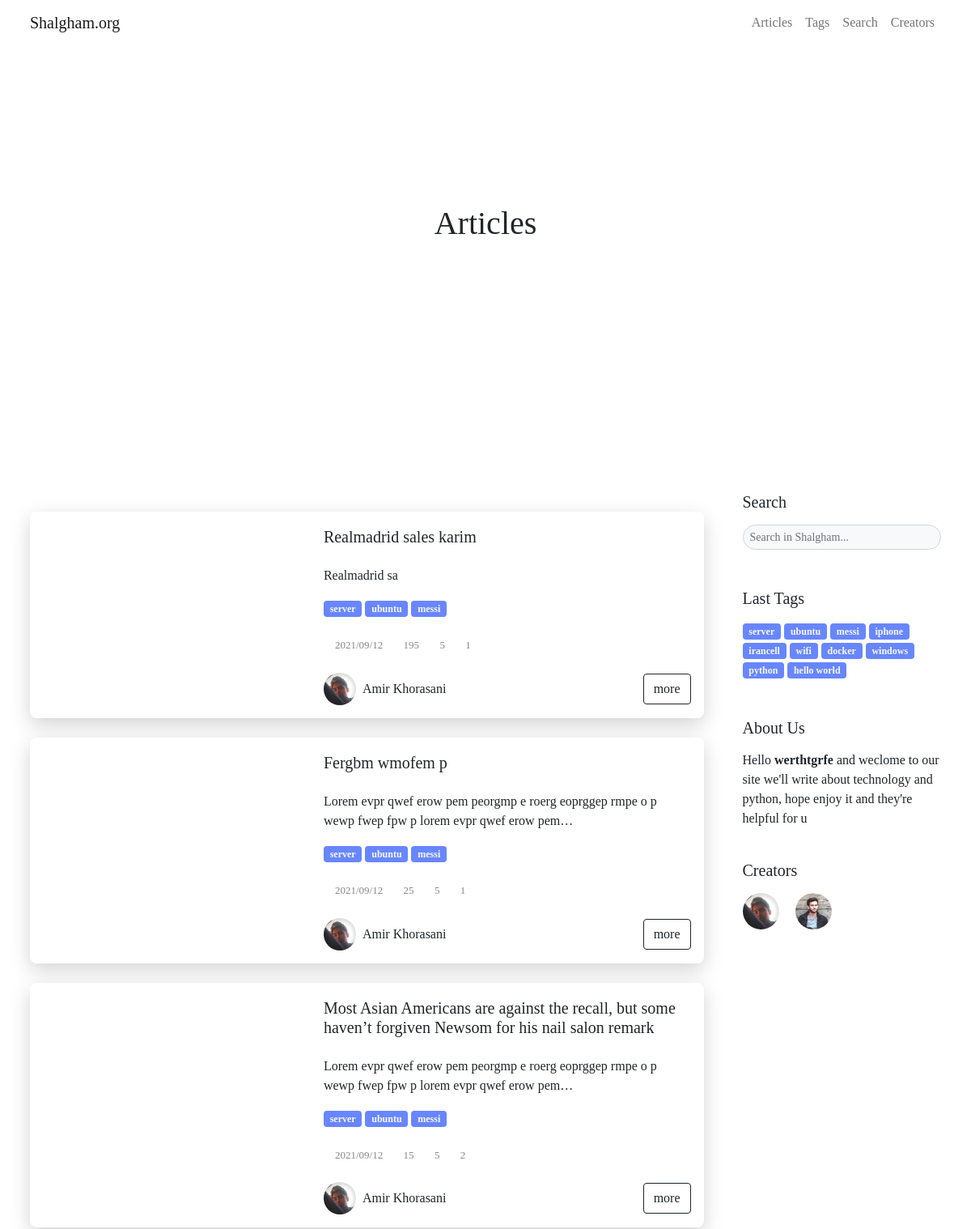
/articles (upper part), run on an earlier commit of the app's database.
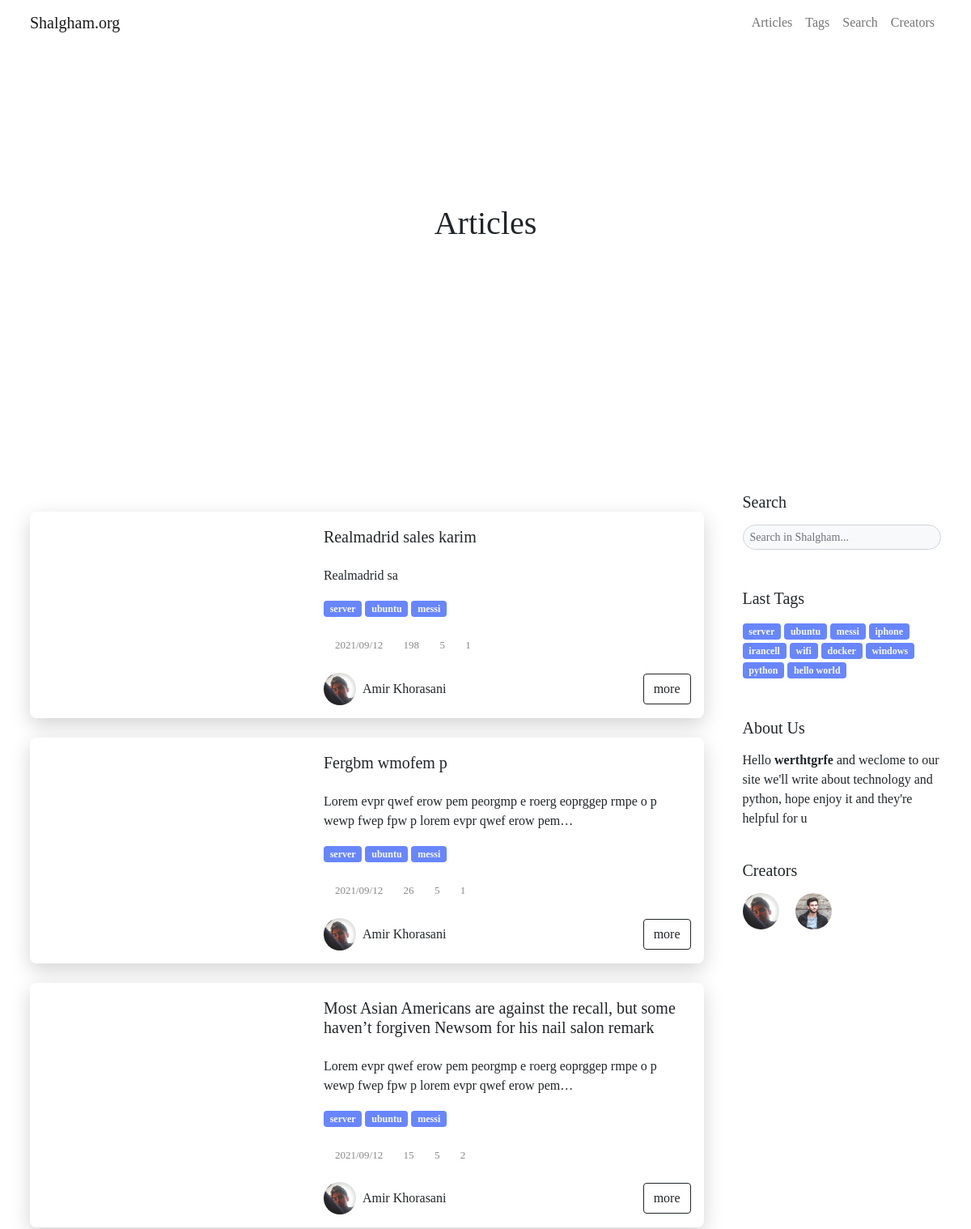
And on a later commit of the database.
### blog/models.py (models this page shows, shortened)
class Article(models.Model):
    title_en   = models.CharField(max_length=200) # english title
    desc_en    = models.TextField() # english description for article in home
    body_en    = RichTextUploadingField() # english body
    slug       = models.SlugField(max_length=100,unique=True) # slug of the article
    short_slug = models.SlugField(editable=False) # auto created in auto_slug_article function
    views      = models.IntegerField(default=0) # number of views this article
    status     = models.BooleanField(default=True) # article status => true:publish , false:draft
    created    = models.DateTimeField(auto_now_add=True) # auto complete created time
    updated    = models.DateTimeField(auto_now=True) # auto compelete last update
    author     = models.ForeignKey(User,editable=False,null=True,on_delete=models.SET_NULL,related_name='articles') # auto delete article on delete author
    category   = models.ManyToManyField(Category,blank=True,related_name='articles') # article categories
    thumbnail  = models.ImageField(upload_to='articles') # article thumbnail in post card and main page
    readtime   = models.IntegerField(default=0) # suggested time for readnig the article
    class Meta:
        verbose_name_plural = 'Articles'
        ordering            = ['-created'] # for new to old sorting in admin panel
    objects = ArticleManager() # set managers for this class
    def simple_created(self):
        return self.created.strftime("%Y/%m/%d")
    simple_created.short_description = "created"

class Comment(models.Model):
    admin    = models.ForeignKey(User,editable=False,default=None,null=True,on_delete=models.SET_NULL)
    article  = models.ForeignKey(Article,on_delete=models.CASCADE,related_name='comments')
    name     = CharField(max_length=50)
    desc     = RichTextField()
    created  = models.DateTimeField(auto_now_add=True) # date of comment creation
    reply_to = models.ForeignKey('self',null=True,blank=True,on_delete=models.CASCADE,related_name='replies') # for reply comments
    status   = models.BooleanField(default=False) # comment status => true:publish , false:draft
    avatar   = models.ForeignKey(Avatar,on_delete=models.SET_NULL,null=True) # comment avatar => has default and auto customize for admins
    class Meta:
        ordering = ('-created',)
    objects = CommentsManager() # set managers for this class

class User(AbstractUser):
    thumbnail     = models.ImageField(upload_to='creators',default='creators/default.png')
    telegram      = models.URLField(null=True,blank=True)
    instagram     = models.URLField(null=True,blank=True)
    github        = models.URLField(null=True,blank=True)
    user_page_url = models.CharField(max_length=200)
    desc          = RichTextField(null=True)
    skills        = models.CharField(max_length=500,null=True,help_text='pls separate the skills by 3')
    def full_capital_name(self):
        if self.first_name and self.last_name:
            return f'{self.first_name.capitalize()} {self.last_name.capitalize()}'
        else:
            return self.username.capitalize()
    def get_user_page_url(self):
        return f'/{self.user_page_url}'

### blog/views.py (the view)
# urls.py: path('articles',ArticlesListView.as_view(),name='articles'),
class ArticlesListView(ListView):
    queryset            = get_list_or_404(Article.objects.active())
    template_name       = 'articles.html'
    context_object_name = 'articles'
    paginate_by         = 5
    page_kwarg          = 'p'

### blog/models.py (called while the page is built)
	def active(self):
		return self.filter(status=True)

    def active(self):
        return self.filter(status=True)

    def active(self):
        return self.filter(status=True)

### blog/templatetags/template_tags.py (called while the page is built)
@register.simple_tag
def site_setting(value):
    try:
        return contents.data_set[value]
    except:
        pass

@register.inclusion_tag('partials/col_4_about.html')
def col_4_about():
    return {
        'col_4_about': contents.data_set['about']
    }

@register.inclusion_tag('partials/col_4_tags.html')
def col_4_tags():
    categories_query          = Category.objects.active()   # get all active categories
    categories_query          = [category for category in categories_query if len(category.articles.active()) > 0] #check if length is bigger than 0 and tag already used before
    if len(categories_query) <= contents.data_set['col_4_tags_count']:
        return {
            'fix' : True,
            'col_4_tags': categories_query,
        }
    else:
        return {
            'fix' : False,
            'col_4_tags': categories_query[:contents.data_set['col_4_tags_count']],
        }

### template/articles.html (shortened to what the changed rows need)
{% load static %} {% load template_tags %}
<!DOCTYPE html>
<html lang="en">
<head>
    <link rel="stylesheet" href="{% static 'blog/css/swiper.min.css' %}">
    <link rel="stylesheet" href="{% static 'blog/css/bootstrap.css' %}">
    <link rel="stylesheet" href="{% static 'blog/fontawesome-free-5.15.3-web/css/all.css' %}">
    <link rel="stylesheet" href="{% static 'blog/css/custom.css' %}">
    <link rel="stylesheet" href="{% static 'blog/css/responsiv.css' %}">
    <link rel="stylesheet" href="{% static 'blog/css/pages/tags.css' %}">
</head>
<body data-src="/media/img/333.jpg">
    <header class="thumbnail">
        <div class="text-center header-img">
            <h1 class="w-100">
                Articles
            </h1>
        </div>
    </header>
    <main class="py-5">
        <div class="container">
            <div class="row gx-md-5">
                <div class="col-md-8 col-lg-9">
                    <section>
                        {% for article in articles %}
                        <div class="card rounded my-4 overflow-hidden">
                            <div class="row g-0">
                                <a class="col-lg-6 col-xl-5 p-3" href="{% url 'blog:article_slug' article.slug %}">
                                    <div class="img-card h-100 rounded" data-src="'{{ article.thumbnail.url }}'"></div>
                                </a>
                                <div class="col-lg-6 col-xl-7 p-3">
                                    <a class="pb-3 text-dark text-decoration-none h5" href="{% url 'blog:article_slug' article.slug %}">
                                        {{ article.title_en|capfirst }}
                                    </a>
                                    <p class="mb-3">
                                        {{ article.desc_en|capfirst|safe|truncatechars:100 }}
                                    </p>
                                    {% for category in article.category.active %}
                                    <a href="{% url 'blog:tag' category.slug %}" class="badge bg-info text-light text-decoration-none">
                                            {{ category.name_en|lower }}
                                        </a> {% endfor %}
                                    <div class="icons-card pt-2 mt-3">
                                        <div class="d-inline-flex w-auto align-items-center flex-wrap">
                                            <i class="fas fa-calendar"></i>
                                            <p class="m-0 ps-1 pe-2">{{ article.created|date:'Y/m/d' }}</p>
                                        </div>
                                        <div class="d-inline-flex w-auto align-items-center flex-wrap">
                                            <i class="fas fa-eye"></i>
                                            <p class="m-0 ps-1 pe-2">{{ article.views }}</p>
                                        </div>
                                        <div class="d-inline-flex w-auto align-items-center flex-wrap">
                                            <i class="fas fa-clock"></i>
                                            <p class="m-0 ps-1 pe-2">{{ article.readtime }}</p>
                                        </div>
                                        <div class="d-inline-flex w-auto align-items-center flex-wrap">
                                            <i class="fas fa-comment"></i>
                                            <p class="m-0 ps-1 pe-2">{{ article.comments.active|length }}</p>
                                        </div>
                                    </div>
                                    <div class="d-flex align-items-center justify-content-between flex-wrap">
                                        <a href="{{ article.author.get_user_page_url }}" class="pe-3 text-decoration-none mt-4 dark-on text-dark d-inline-flex align-items-center">
                                            <img src="{{ article.author.thumbnail.url }}" class="img-sm rounded-pill " alt="">
                                            <div class="px-2">
                                                <span>
                                                    {{ article.author.full_capital_name }}
                                                </span>
                                            </div>
                                        </a>
                                        <a href="{% url 'blog:article_slug' article.slug %}" class="btn btn-outline-dark d-block ms-auto mt-4">
                                            more
                                        </a>
                                    </div>
                                </div>
                            </div>
                        </div>
                        {% endfor %}
                    </section>
                </div>
            </div>
        </div>
    </main>
</body>
</html>

What changed in the data, as far as the page shows it:
changed Article "Realmadrid sales karim": views "195" → "198"
changed Article "Fergbm wmofem p": views "25" → "26"
